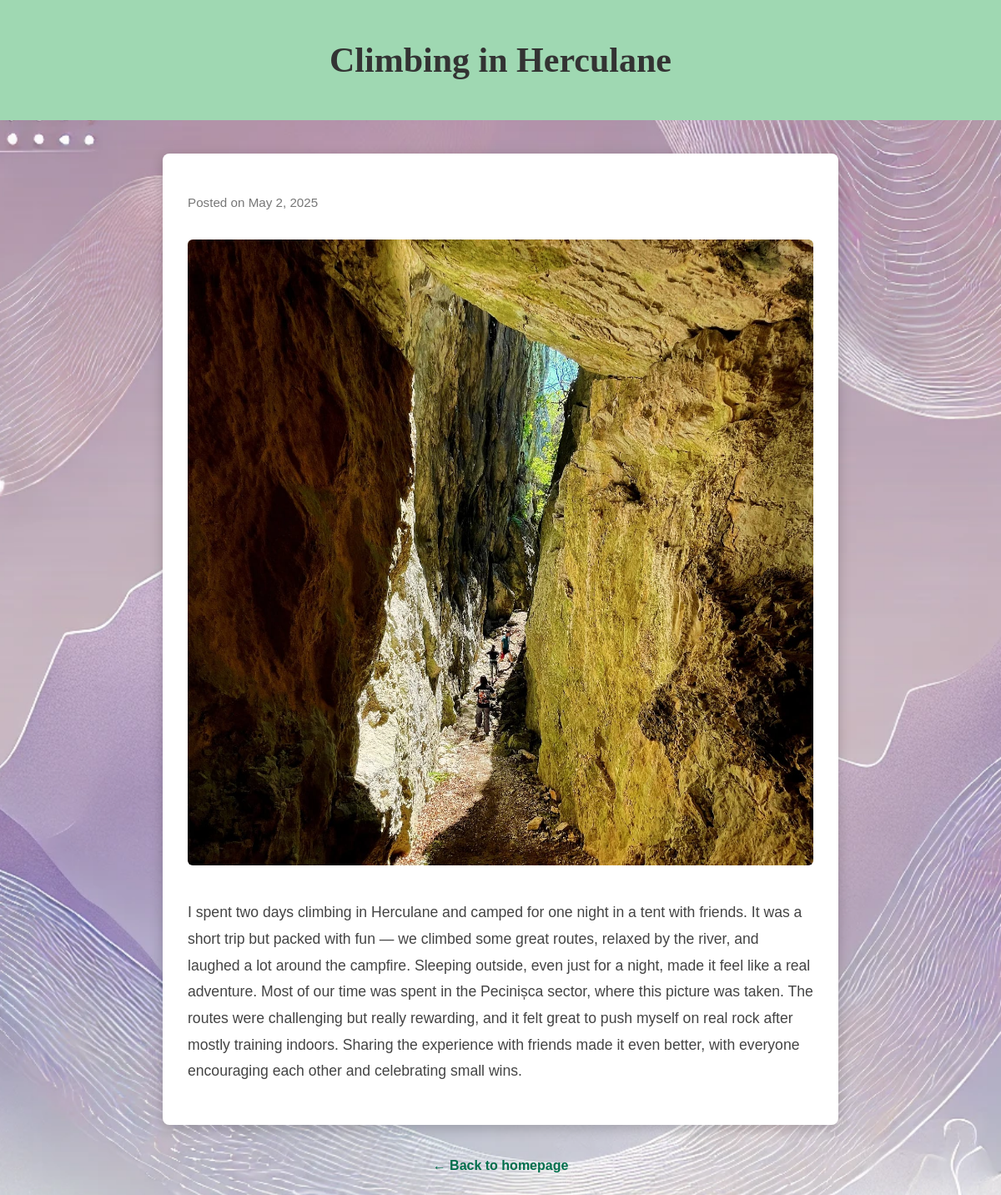
Screenshot of /post/3/ with the database file from the repository.
### myapp/models.py (models this page shows, shortened)
class Post(models.Model):
    title = models.CharField(max_length=200)
    post_date = models.DateField()
    image = models.ImageField(upload_to='static/images/')
    paragraph = models.TextField(max_length=5000)
    more_details_for_the_dedicated_page = models.TextField(max_length=1000,default=' ')

### myapp/views.py (the view)
# urls.py: path('post/<int:post_id>/', views.post_detail, name='post_detail'),
def post_detail(request, post_id):
    post = get_object_or_404(Post, pk=post_id)
    return render(request, 'myapp/post_detail.html', {'post': post})

### myapp/templates/myapp/post_detail.html (shortened to what this page needs)
{% load static %}
<!DOCTYPE html>
<html>
<head>
  <link rel="stylesheet" href="{% static 'css/post_detail.css' %}">
</head>
<body>
  <header>
    <h1 class="title">{{ post.title }}</h1>
  </header>
  <div class="blog-post">
    <p class="date">Posted on {{ post.post_date }}</p>
    <img src="{{ post.image.url }}" alt="{{ post.title }}">
    <p>{{ post.paragraph }}</p>
  </div>
  <footer>
    <a href="/">← Back to homepage</a>
  </footer>
</body>
</html>

### static/css/post_detail.css (style rules this page uses)
body { background: url('../images/background.webp') no-repeat center center fixed; background-size: cover; font-family: Arial, sans-serif; margin: 0; padding: 0; }
header { background-color: #9fd8b2; text-align: center; padding: 20px; }
header h1 { font-family: 'Pacifico', cursive; color: #333; font-size: 42px; }
.blog-post { background-color: #fff; padding: 30px; margin: 40px auto; width: 85%; max-width: 750px; box-shadow: 0 4px 15px rgba(0, 0, 0, 0.2); border-radius: 8px; animation: fadeIn 0.7s ease-in-out; }
.blog-post img { width: 100%; border-radius: 6px; margin: 20px 0; }
.blog-post p { font-size: 1.1em; color: #444; line-height: 1.8; margin-bottom: 15px; }
.blog-post .date { color: #777; font-size: 0.95em; margin-bottom: 10px; }
footer { text-align: center; margin: 30px 0; }
footer a { text-decoration: none; color: #006e4c; font-weight: bold; transition: color 0.3s ease; }

### rows the page displays
Post: title "Climbing in Herculane", post_date "May 2, 2025", image (picture), paragraph "I spent two days climbing in Herculane and camped for one night in a tent with friends. It was a short trip but packed with fun — we climbed some great routes, relaxed by the river, and laughed a lot around the campfire. Sleeping outside, even just for a night, made it feel like a real adventure. Most of our time was spent in the Pecinișca sector, where this picture was taken. The routes were challenging but really rewarding, and it felt great to push myself on real rock after mostly training indoors. Sharing the experience with friends made it even better, with everyone encouraging each other and celebrating small wins."
